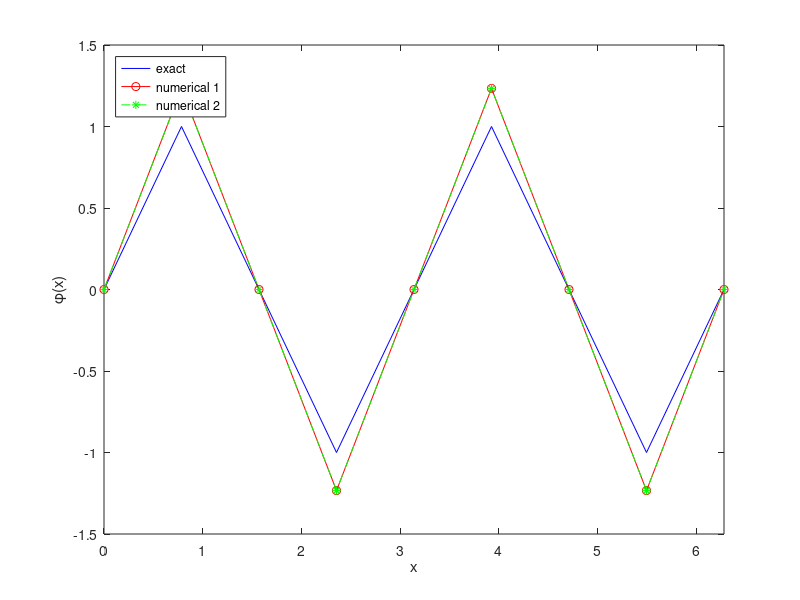

Write the MATLAB code that produced this figure.
phi_f = @(t) sin(2 * t);
rho_f = @(t) 4 * sin(2 .* t);

a = 0;
b = 2 * pi;
N = 8;
L = b - a;
h = L / N;
x = linspace(a, b, N + 1)';

phi_exact = phi_f(x);
rho = rho_f(x(1:N));

dA = diag(2 * ones(1, N));
dAp_1 = diag(-1 * ones(1, N - 1), 1);
dAm_1 = diag(-1 * ones(1, N - 1), -1);
A = (dA + dAp_1 + dAm_1);
A(1, N) = -1;
A(N, 1) = -1;
A = A / h^2;

A_1 = A;
A_1(1, :) = zeros(1, N);
A_1(1, 1) = 1;

rho_1 = rho;
rho_1(1) = 0;

A_2 = zeros(N + 1, N + 1);
A_2(1:N, 1:N) = A;
A_2(N + 1, 1:N) = h;
A_2(1:N, N + 1) = 1;

rho_2 = zeros(N + 1,1);
rho_2(1:N) = rho_f(x(1:N));

phi_1 = A_1 \ rho_1;
phi_2 = A_2 \ rho_2;

solver_err_1 = max(abs(A_1 * phi_1 - rho_1));
solver_err_2 = max(abs(A_2 * phi_2 - rho_2));

phi_num_1 = [phi_1; phi_1(1)];
phi_num_2 = [phi_2(1:N); phi_2(1)];

plot(x,phi_exact,'b',x,phi_num_1,'ro-',x,phi_num_1,'g*--');
xlim([a b]);
xlabel('x');
ylabel('\phi(x)');
legend('exact','numerical 1','numerical 2','location','northwest');
